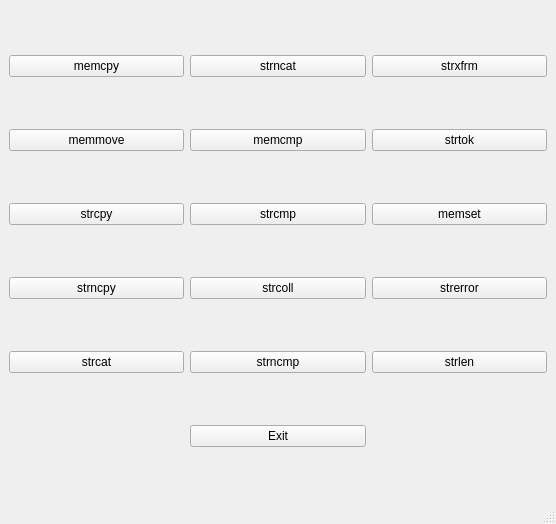
<?xml version="1.0" encoding="UTF-8"?>
<ui version="4.0">
 <class>MainWindow</class>
 <widget class="QMainWindow" name="MainWindow">
  <property name="geometry">
   <rect>
    <x>0</x>
    <y>0</y>
    <width>556</width>
    <height>524</height>
   </rect>
  </property>
  <property name="windowTitle">
   <string>MainWindow</string>
  </property>
  <widget class="QWidget" name="centralwidget">
   <layout class="QGridLayout" name="gridLayout">
    <item row="4" column="1">
     <widget class="QPushButton" name="strcmp">
      <property name="text">
       <string>strcmp</string>
      </property>
     </widget>
    </item>
    <item row="6" column="1">
     <widget class="QPushButton" name="strncmp">
      <property name="text">
       <string>strncmp</string>
      </property>
     </widget>
    </item>
    <item row="7" column="1">
     <widget class="QPushButton" name="exit">
      <property name="text">
       <string>Exit</string>
      </property>
     </widget>
    </item>
    <item row="5" column="2">
     <widget class="QPushButton" name="strerror">
      <property name="text">
       <string>strerror</string>
      </property>
     </widget>
    </item>
    <item row="2" column="2">
     <widget class="QPushButton" name="strtok">
      <property name="text">
       <string>strtok</string>
      </property>
     </widget>
    </item>
    <item row="4" column="0">
     <widget class="QPushButton" name="strcpy">
      <property name="text">
       <string>strcpy</string>
      </property>
     </widget>
    </item>
    <item row="5" column="1">
     <widget class="QPushButton" name="strcoll">
      <property name="text">
       <string>strcoll</string>
      </property>
     </widget>
    </item>
    <item row="0" column="1">
     <widget class="QPushButton" name="strncat">
      <property name="text">
       <string>strncat</string>
      </property>
     </widget>
    </item>
    <item row="6" column="2">
     <widget class="QPushButton" name="strlen">
      <property name="text">
       <string>strlen</string>
      </property>
     </widget>
    </item>
    <item row="2" column="0">
     <widget class="QPushButton" name="memmove">
      <property name="text">
       <string>memmove</string>
      </property>
     </widget>
    </item>
    <item row="5" column="0">
     <widget class="QPushButton" name="strncpy">
      <property name="text">
       <string>strncpy</string>
      </property>
     </widget>
    </item>
    <item row="2" column="1">
     <widget class="QPushButton" name="memcmp">
      <property name="text">
       <string>memcmp</string>
      </property>
     </widget>
    </item>
    <item row="4" column="2">
     <widget class="QPushButton" name="memset">
      <property name="text">
       <string>memset</string>
      </property>
     </widget>
    </item>
    <item row="6" column="0">
     <widget class="QPushButton" name="strcat">
      <property name="text">
       <string>strcat</string>
      </property>
     </widget>
    </item>
    <item row="0" column="2">
     <widget class="QPushButton" name="strxfrm">
      <property name="text">
       <string>strxfrm</string>
      </property>
     </widget>
    </item>
    <item row="0" column="0">
     <widget class="QPushButton" name="memcpy">
      <property name="text">
       <string>memcpy</string>
      </property>
     </widget>
    </item>
   </layout>
  </widget>
  <widget class="QMenuBar" name="menubar">
   <property name="geometry">
    <rect>
     <x>0</x>
     <y>0</y>
     <width>556</width>
     <height>17</height>
    </rect>
   </property>
  </widget>
  <widget class="QStatusBar" name="statusbar"/>
 </widget>
 <resources/>
 <connections/>
</ui>
